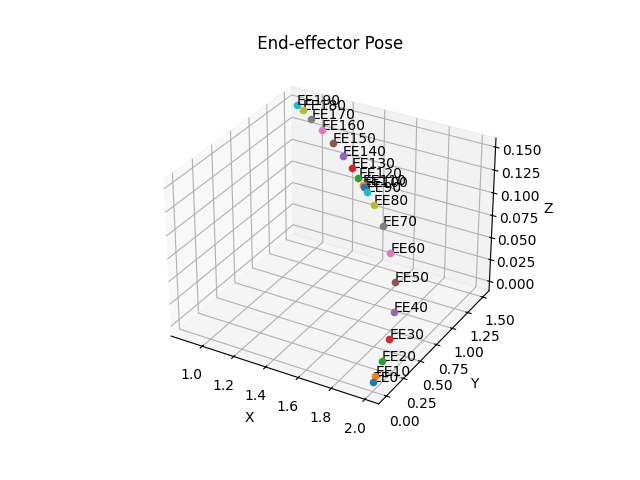

Write the Python code that produced this figure.
import numpy as np
import matplotlib.pyplot as plt
from mpl_toolkits.mplot3d import Axes3D

# 定义DH参数
l1, l2 = 1, 1
# 时间节点
t0 = 0
tmid = 5
tf = 10

# 位置节点
q0 = np.array([0, 0, 0])
qmid = np.array([np.radians(20), np.radians(40), 0.1])
qf = np.array([np.radians(30), np.radians(60), 0.15])

# 初始化结果
t1 = np.linspace(t0, tmid, 100)
t2 = np.linspace(tmid, tf, 100)
q = []
dq = []
ddq = []

# 分别计算每个关节的轨迹
for i in range(3):
    # 第一段轨迹规划系数
    A1 = np.array([
        [1, t0, t0**2, t0**3],
        [0, 1, 2*t0, 3*t0**2],
        [1, tmid, tmid**2, tmid**3],
        [0, 1, 2*tmid, 3*tmid**2]
    ])
    B1 = np.array([q0[i], 0, qmid[i], 0])
    coeffs1 = np.linalg.solve(A1, B1)

    # 第二段轨迹规划系数
    A2 = np.array([
        [1, tmid, tmid**2, tmid**3],
        [0, 1, 2*tmid, 3*tmid**2],
        [1, tf, tf**2, tf**3],
        [0, 1, 2*tf, 3*tf**2]
    ])
    B2 = np.array([qmid[i], 0, qf[i], 0])
    coeffs2 = np.linalg.solve(A2, B2)

    # 位置曲线
    q1 = np.polyval(coeffs1[::-1], t1)
    q2 = np.polyval(coeffs2[::-1], t2)

    # 速度曲线
    dq1 = np.polyval(np.polyder(coeffs1[::-1]), t1)
    dq2 = np.polyval(np.polyder(coeffs2[::-1]), t2)

    # 加速度曲线
    ddq1 = np.polyval(np.polyder(coeffs1[::-1], 2), t1)
    ddq2 = np.polyval(np.polyder(coeffs2[::-1], 2), t2)

    # 合并数据
    q.append(np.concatenate((q1, q2)))
    dq.append(np.concatenate((dq1, dq2)))
    ddq.append(np.concatenate((ddq1, ddq2)))

# 转换为numpy数组
q = np.array(q)
dq = np.array(dq)
ddq = np.array(ddq)

# 时间范围
t = np.concatenate((t1, t2))

# 计算末端位姿的函数
def forward_kinematics(q):
    theta1, theta2, d3 = q
    x = l1 * np.cos(theta1) + l2 * np.cos(theta1 + theta2)
    y = l1 * np.sin(theta1) + l2 * np.sin(theta1 + theta2)
    z = d3
    return np.array([x, y, z])

# 计算末端位姿轨迹
end_effector_positions = np.array([forward_kinematics(qi) for qi in q.T])

# 每隔10个步长绘制一次末端位姿
step = 10
fig = plt.figure()
ax = fig.add_subplot(111, projection='3d')

for i in range(0, len(end_effector_positions), step):
    position = end_effector_positions[i]
    ax.scatter(position[0], position[1], position[2], marker='o')
    ax.text(position[0], position[1], position[2], f'EE{i}')

ax.set_xlabel('X')
ax.set_ylabel('Y')
ax.set_zlabel('Z')
ax.set_title(' End-effector Pose')

plt.show()
